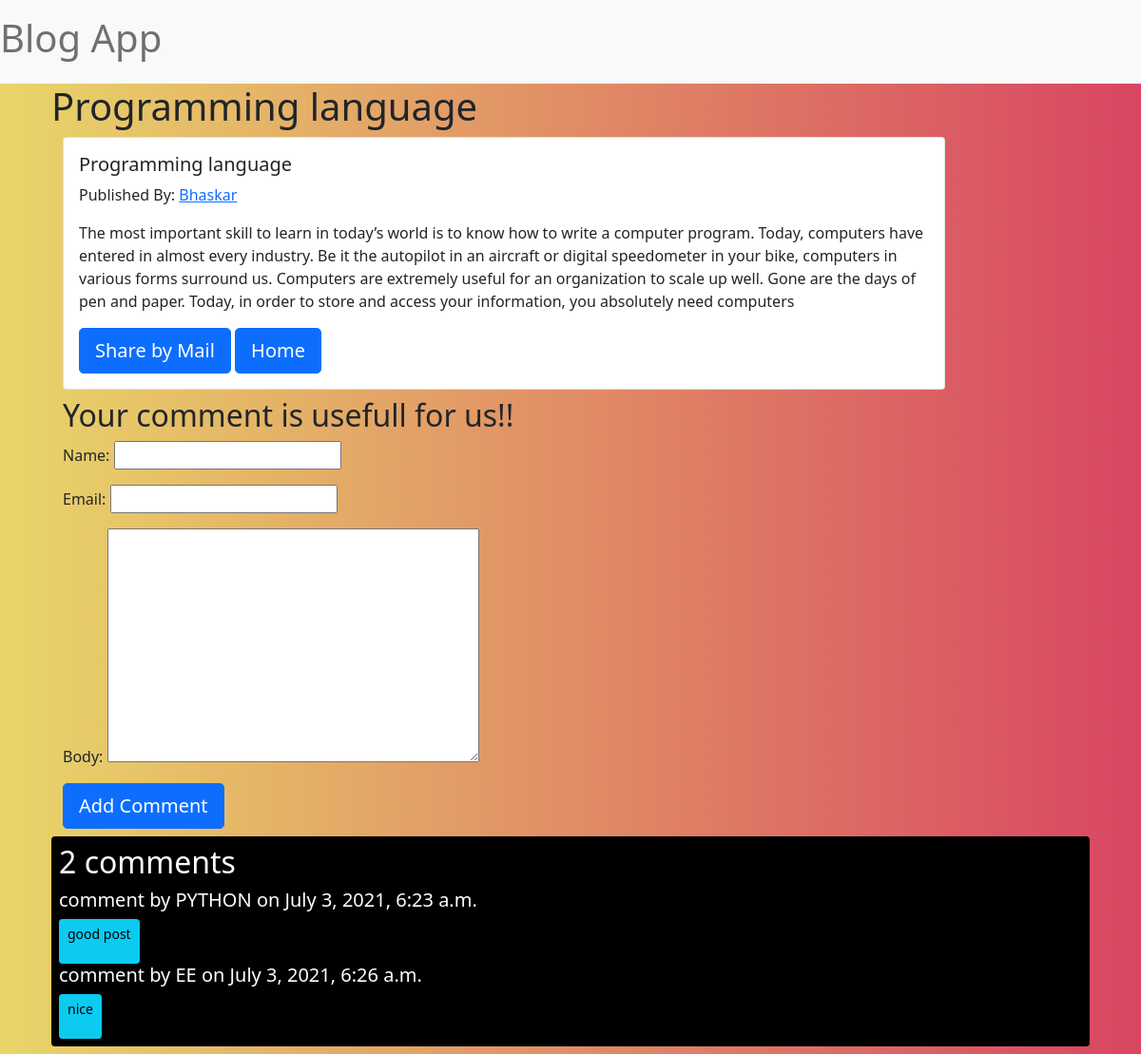
Screenshot of /2021/07/03/programming-language with the database file from the repository.
### blogapp/models.py (models this page shows)
class Post(models.Model):
    status_choices=(('draft','Draft'),('published','Published'))
    title=models.CharField(max_length=256)
    slug=models.SlugField(max_length=256,unique_for_date='publish')
    author=models.ForeignKey(User,related_name='blogapp_posts',on_delete=models.CASCADE)
    body=models.TextField()
    publish=models.DateTimeField(default=timezone.now)
    created=models.DateTimeField(auto_now_add=True)
    updated=models.DateTimeField(auto_now=True)
    status=models.CharField(max_length=10,choices=status_choices,default='draft')
    tags=TaggableManager()
    def get_absolute_url(self):
        return reverse('detail',args=[self.publish.year,self.publish.strftime('%m'),self.publish.strftime("%d"),self.slug])

class Comments(models.Model):
    post=models.ForeignKey(Post,on_delete=models.CASCADE,related_name='comments')
    name=models.CharField(max_length=30)
    email=models.EmailField()
    body=models.TextField()
    created=models.DateTimeField(auto_now_add=True)
    updated=models.DateTimeField(auto_now=True)
    active=models.BooleanField(default=True)

### blogapp/views.py (the view)
# urls.py: path('<int:year>/<int:month>/<int:day>/<slug:post>',views.post_detail_view,name='detail'),
def post_detail_view(request,year,month,day,post):
    post=get_object_or_404(Post,slug=post,
                                status='published',
                                publish__year=year,
                                publish__month=month,
                                publish__day=day)
    comments=post.comments.filter(active=True)
    csubmit=False
    form=CommentsForm()
    if request.method=='POST':
        form=CommentsForm(request.POST)
        if form.is_valid():
            form=form.save(commit=False)
            form.post=post
            form.save()
            csubmit=True
            form=CommentsForm()
            redirect('/year/month/day/post')
    else:
        form=CommentsForm
    return render(request,'post_detail.html',{'post':post,'csubmit':csubmit,'comments':comments,'form':form})

### blogapp/templates/post_detail.html (shortened to what this page needs)
{%extends 'base.html'%}
{%block body%}
<div class="container">
    <h1>{{post.title}}</h1>
<div class="container">
    <div class="card" style="width: 58rem;">
        <div class="card-body">
            <h5>{{post.title}}</h5>
            <p class="card-text">Published By: <a href="{{post.get_absolute_url}}">{{post.author|title}}</a></p>
            <p class="card-text">{{post.body}}</p>
            <a href="/mail/{{post.id}}" class="btn btn-primary btn-lg">Share by Mail</a>
            <a href="/" class="btn btn-primary btn-lg">Home</a>
        </div>
    </div>
</div>
<div class="container my-2">
    {%if csubmit%}
<h2>Your comment is added successfully</h2>
{%else%}
<h2>Your comment is usefull for us!!</h2>
{%endif%}
    <form method="post">
        {{form.as_p}}
        <button type="submit" class="btn btn-primary btn-lg">Add Comment</button>
    </form>
</div>
<div style="background:black;color:white; border-radius:4px" class="my-2 px-2 py-2">
    {%with comments.count as c_count%}
<h2>{{c_count}} comment{{c_count|pluralize}}</h2>
{%endwith%}
{%if comments%}
{%for c in comments%}
<h5>comment {{forloop.count}} by {{c.name}} on {{c.created}}</h5>
<div class="btn btn-info btn-sm">
    {{c.body|linebreaks}}
</div>
{%endfor%}
{%else%}
<p>There is no comment yet</p>
{%endif%}
</div>
</div>
{%endblock%}

### blogapp/templates/base.html (style rules this page uses)
body { background: linear-gradient(to right,rgba(218, 186, 5, 0.6),rgba(212, 49, 81, 0.9)); }

### rows the page displays
Post: title "Programming language", author "Bhaskar", body "The most important skill to learn in today’s world is to know how to write a computer program. Today, computers have entered in almost every industry. Be it the autopilot in an aircraft or digital speedometer in your bike, computers in various forms surround us. Computers are extremely useful for an organization to scale up well. Gone are the days of pen and paper. Today, in order to store and access your information, you absolutely need computers"
Comments: name "PYTHON", created "July 3, 2021, 6:23 a.m.", body "good post"
Comments: name "EE", created "July 3, 2021, 6:26 a.m.", body "nice"

### other values shown
{{ c_count }} "2"
